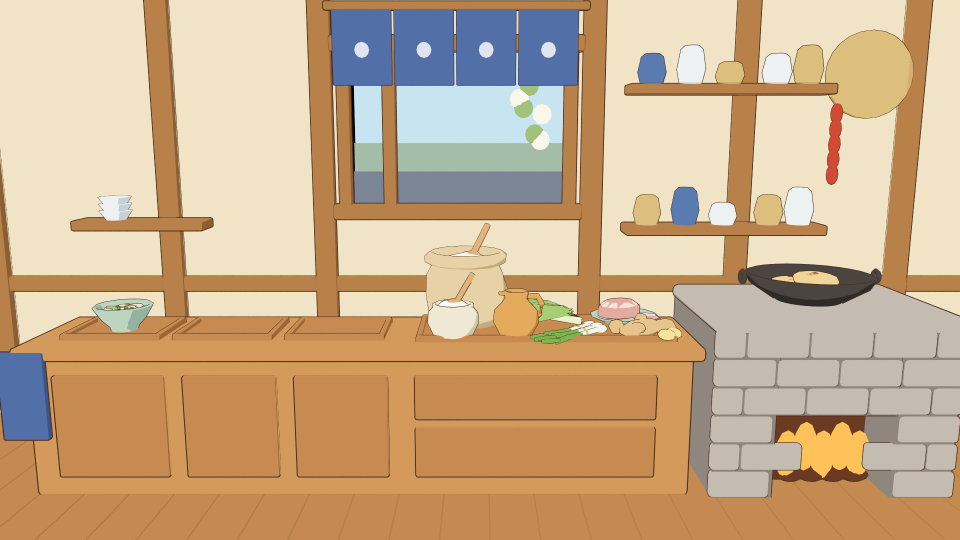
#> input picture WhiteModel/StyleTest/A_cook.png, 1920 x 1080 px (shown at 1/2 size)
$ python paint_filter.py StyleTest/A_cook.png
#> lines starting #> are read from the running program, lines starting #| are printed output that depends on the picture
"""Style test B: a painterly (水彩手绘) finish for 三渲二 renders, to bring the 3D hall closer to the
painted kitchen art (背景.png / 案台.png). Screen-space only, so it can become a full-screen effect
in Unity later: the wash drifts a little against the ink, pigment granulates and pools at the edges
of each colour area, the ink softens and warms, dappled light falls across the picture, and it is
all printed on warm paper.

    python paint_filter.py <in.png> <out.png> [--bg #f3e6cc] [--strength 1.0]
RGBA input is composited over the background colour first.
"""
import sys

import numpy as np
from PIL import Image

rng = np.random.default_rng(11)


def box(a, r):
    k = 2 * r + 1
    rest = [(0, 0)] * (a.ndim - 2)
    a = np.pad(a, [(r + 1, r), (0, 0)] + rest, mode='edge').cumsum(0)
    a = (a[k:] - a[:-k]) / k
    a = np.pad(a, [(0, 0), (r + 1, r)] + rest, mode='edge').cumsum(1)
    return (a[:, k:] - a[:, :-k]) / k


def blur(a, sigma):
    r = max(1, round((np.sqrt(4 * sigma * sigma + 1) - 1) / 2))
    for _ in range(3):
        a = box(a, r)
    return a


def noise(h, w, scale, seed):
    g = np.random.default_rng(seed).random((h // scale + 2, w // scale + 2)).astype(np.float32)
    im = Image.fromarray((g * 255).astype(np.uint8)).resize((w + 2 * scale, h + 2 * scale), Image.BICUBIC)
    return np.asarray(im, dtype=np.float32)[scale:scale + h, scale:scale + w] / 255


# [15 lines left out: function paper_only, not called in this run]


def paint(img, bg=(243, 230, 204), strength=1.0):
#> called with bg = (243, 230, 204), strength = 1
    im = img.convert('RGBA')
    base = Image.new('RGBA', im.size, bg + (255,))
    base.alpha_composite(im)
    a = np.asarray(base.convert('RGB'), dtype=np.float32) / 255
    h, w, _ = a.shape
#> h = 1080; w = 1920
    s = strength * max(1.0, w / 1920)
#> s = 1

    lum = a @ np.array([0.3, 0.59, 0.11], dtype=np.float32)
    ink = np.clip((0.33 - lum) / 0.12, 0, 1)                      # the dark outline pixels
    ink = np.maximum(ink, 0.0)

    # colour wash: lines painted out, then a soft, slightly wobbling wash
    wash = a.copy()
    fill = blur(a * (1 - ink[..., None]), 2.5 * s) / np.maximum(blur(1 - ink, 2.5 * s), 1e-3)[..., None]
#> after the loop in blur, `for _ in range(3):`:
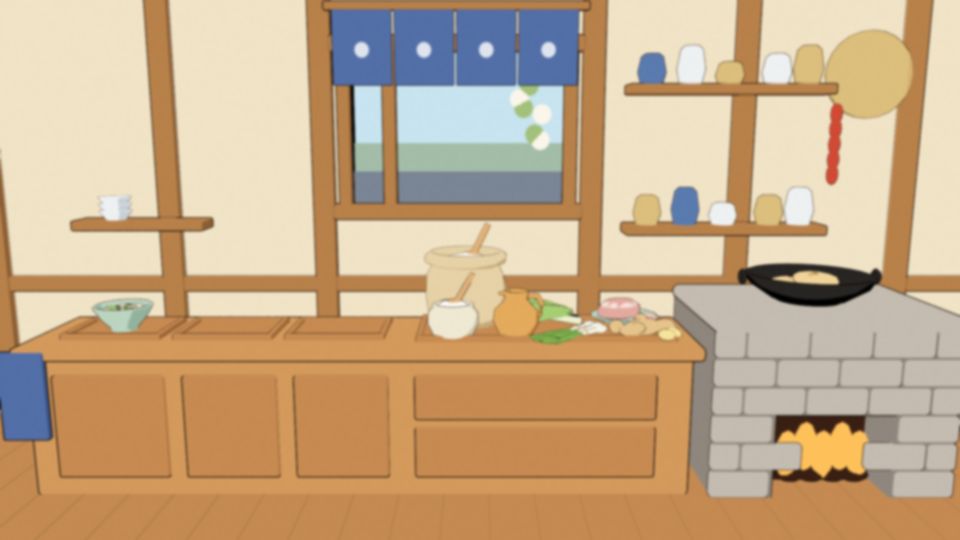
#> a: shape (1080, 1920, 3) float32 (shown at 1/2 size); mean of channels 0, 1, 2 0.78, 0.663, 0.539; drawn as R, G, B
#> the loop in blur (call 2), `for _ in range(3):` made 3 passes
#> pass 1, in box (call 4), `a = np.pad(a, [(0, 0), (r + 1, r)] + rest, mode='edge').cumsum(1)`:
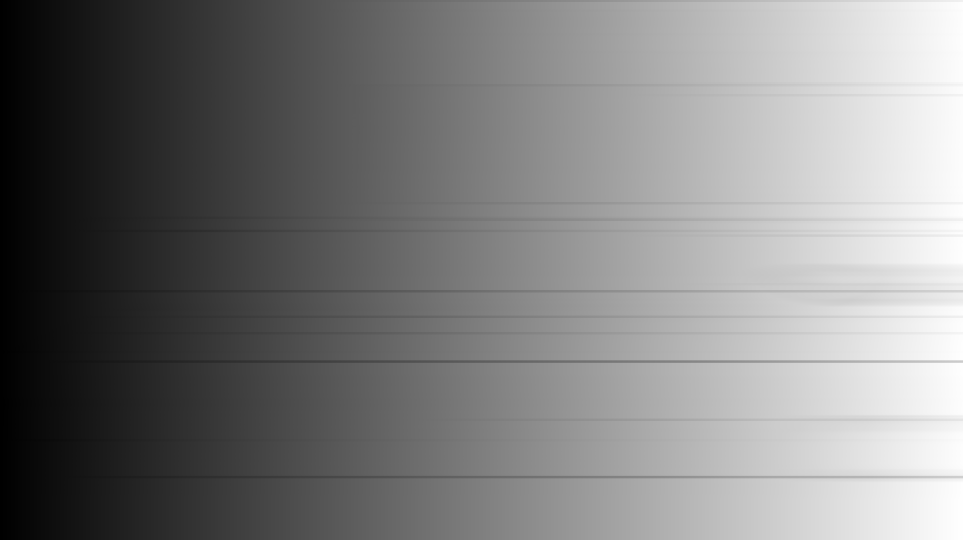
#> a: shape (1080, 1925) float32 (shown at 1/2 size); min 0.0902, max 1925, mean 951; drawn with min black and max white
    wash = wash * (1 - ink[..., None]) + fill * ink[..., None]
    dx = (noise(h, w, int(90 * s), 1) - 0.5) * 5 * s
    dy = (noise(h, w, int(90 * s), 2) - 0.5) * 5 * s
    yy, xx = np.mgrid[0:h, 0:w].astype(np.float32)
    xi = np.clip((xx + dx).round().astype(int), 0, w - 1)
    yi = np.clip((yy + dy).round().astype(int), 0, h - 1)
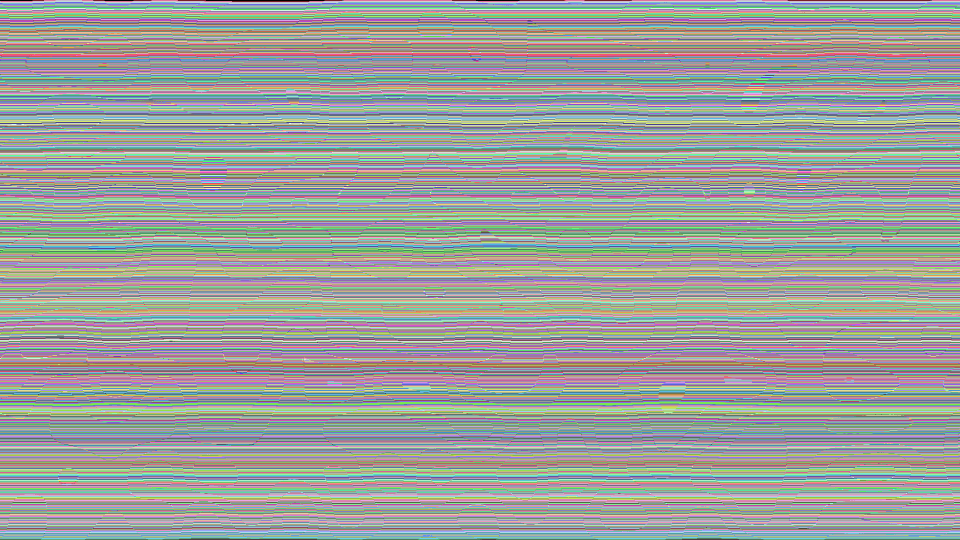
#> yi: shape (1080, 1920) int64 (shown at 1/2 size); 1080 distinct labels, from 0 to 1079; one colour per label, 0 black
    wash = wash[yi, xi]
    wash = blur(wash, 1.2 * s)

    # pigment pools at the edge of each colour area, and granulates
    soft = blur(wash, 6 * s)
    edge = np.clip(np.abs(wash - soft).sum(-1) * 2.2, 0, 1)
    wash = wash * (1 - 0.22 * edge[..., None])
    gran = noise(h, w, max(2, int(3 * s)), 3) * 0.6 + noise(h, w, int(18 * s), 4) * 0.4
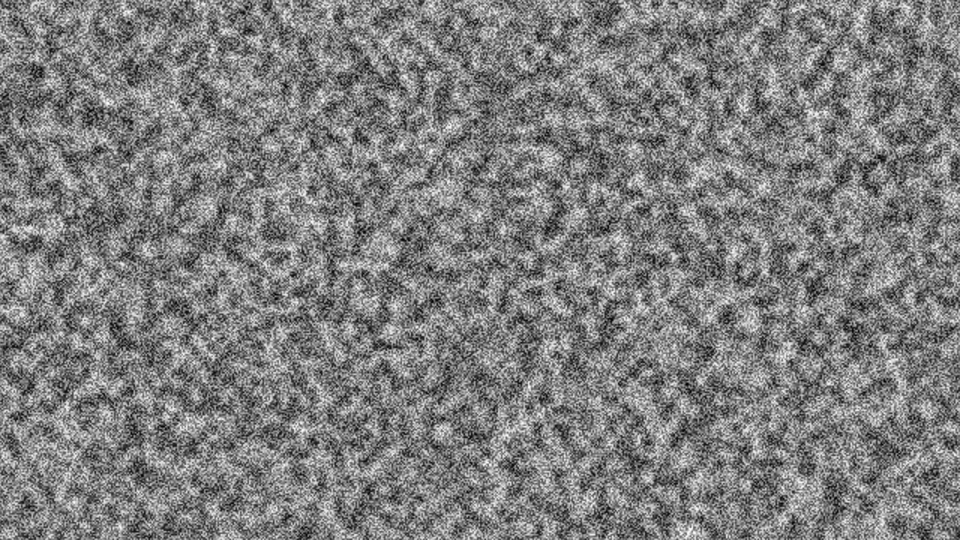
#> gran: shape (1080, 1920) float32 (shown at 1/2 size); min 0, max 1, mean 0.498
    wash = wash * (0.93 + 0.1 * gran[..., None])
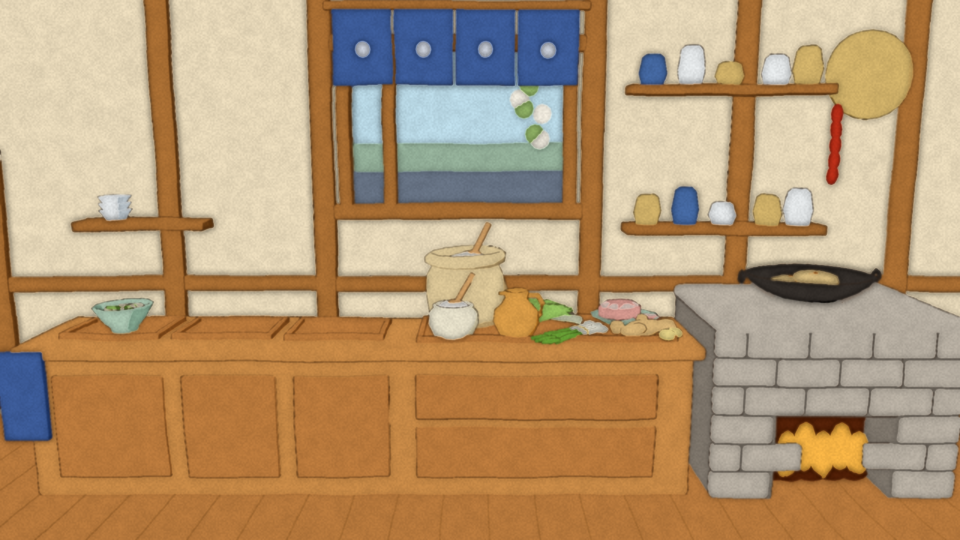
#> wash: shape (1080, 1920, 3) float32 (shown at 1/2 size); mean of channels 0, 1, 2 0.755, 0.645, 0.518; drawn with min black and max white

    # dappled sunlight from the upper left, like the leaf shadows in the painting
    dapple = noise(h, w, int(60 * s), 5)
#> in noise (call 5), `im = Image.fromarray((g * 255).astype(np.uint8)).resize((w + 2 * scale..`:
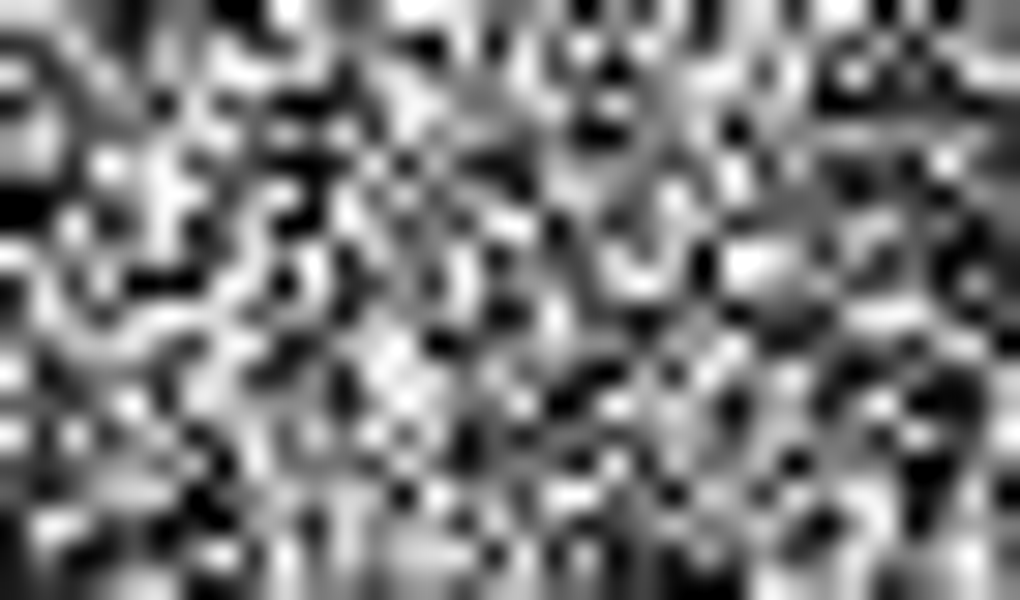
#> im: PIL image 2040x1200 L (shown at 1/2 size); min 0, max 255, mean 122.2
#> in noise (call 5), `return np.asarray(im, dtype=np.float32)[scale:scale + h, scale:scale +..`:
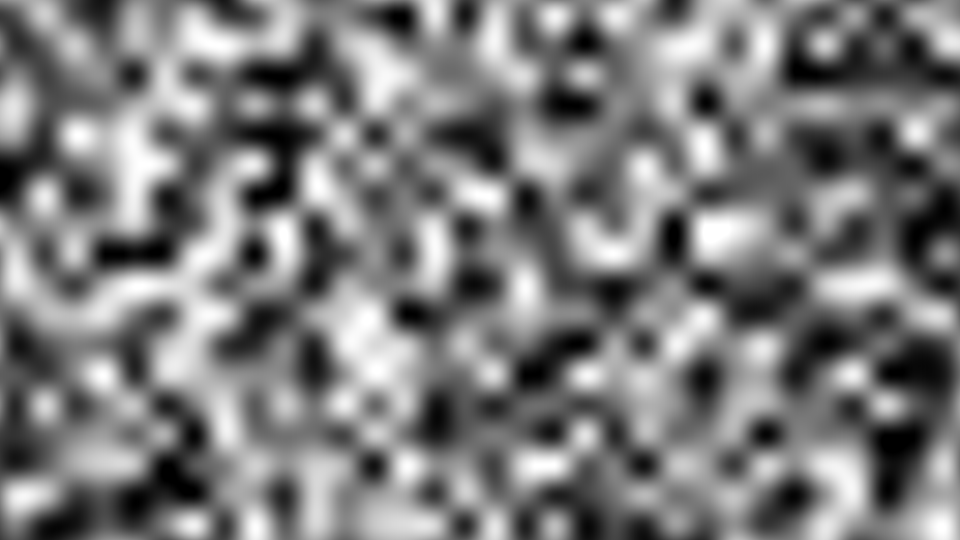
#> returned value: shape (1080, 1920) float32 (shown at 1/2 size); min 0, max 1, mean 0.485
    dapple = np.clip((dapple - 0.45) * 3, 0, 1)
    ramp = np.clip(1.2 - (xx / w) * 0.7 - (yy / h) * 0.5, 0, 1)
    wash = wash * (1 + 0.1 * (dapple * ramp)[..., None]) + np.array([0.035, 0.02, 0.0]) * (dapple * ramp)[..., None]

    # warm the whole picture a touch, like the kitchen art
    wash = wash * np.array([1.03, 1.0, 0.94])

    # ink: softened, a little broken, warm brown
    ink_soft = np.clip(blur(ink, 0.8 * s) * 1.25, 0, 1) * (0.8 + 0.2 * noise(h, w, int(6 * s), 6))
    ink_col = np.array([0.33, 0.22, 0.15], dtype=np.float32)
    out = wash * (1 - ink_soft[..., None] * 0.9) + ink_col * ink_soft[..., None] * 0.9

    # paper grain over everything
    paper = noise(h, w, 2, 7) * 0.5 + noise(h, w, 7, 8) * 0.5
    out = out * (0.95 + 0.07 * paper[..., None])
    return Image.fromarray((np.clip(out, 0, 1) * 255).astype(np.uint8))


if __name__ == '__main__':
    args = sys.argv[1:]
    bg = (243, 230, 204)
    strength = 1.0
    if '--bg' in args:
        h_ = args[args.index('--bg') + 1].lstrip('#')
        bg = tuple(int(h_[i:i + 2], 16) for i in (0, 2, 4))
    if '--strength' in args:
        strength = float(args[args.index('--strength') + 1])
#> (the run stopped early here; a loop or call above may not have finished)

$ run again, on WhiteModel/StyleTest/C_cook.png
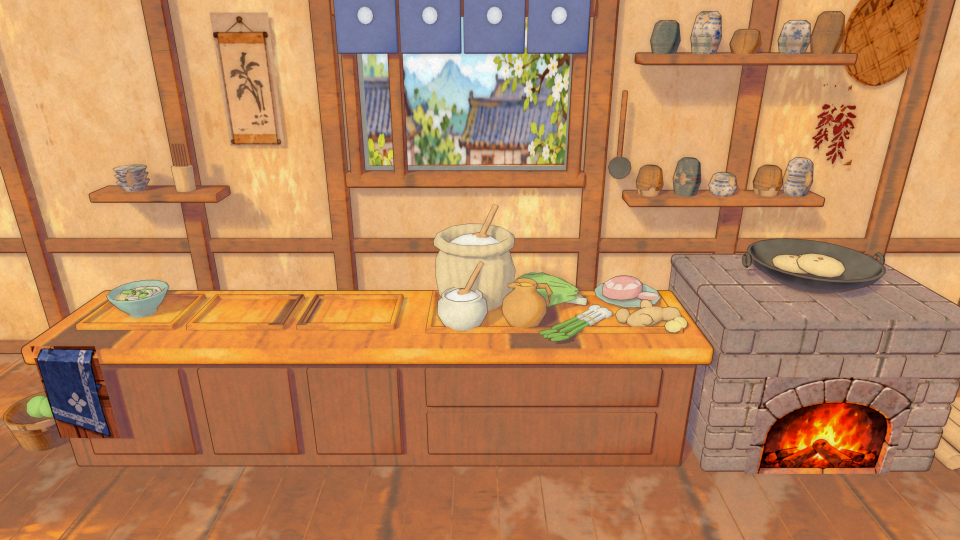
#> input picture WhiteModel/StyleTest/C_cook.png, 1920 x 1080 px (shown at 1/2 size)
#> the loop in blur (call 2), `for _ in range(3):` made 3 passes
#> pass 1, in box (call 4), `a = np.pad(a, [(0, 0), (r + 1, r)] + rest, mode='edge').cumsum(1)`:
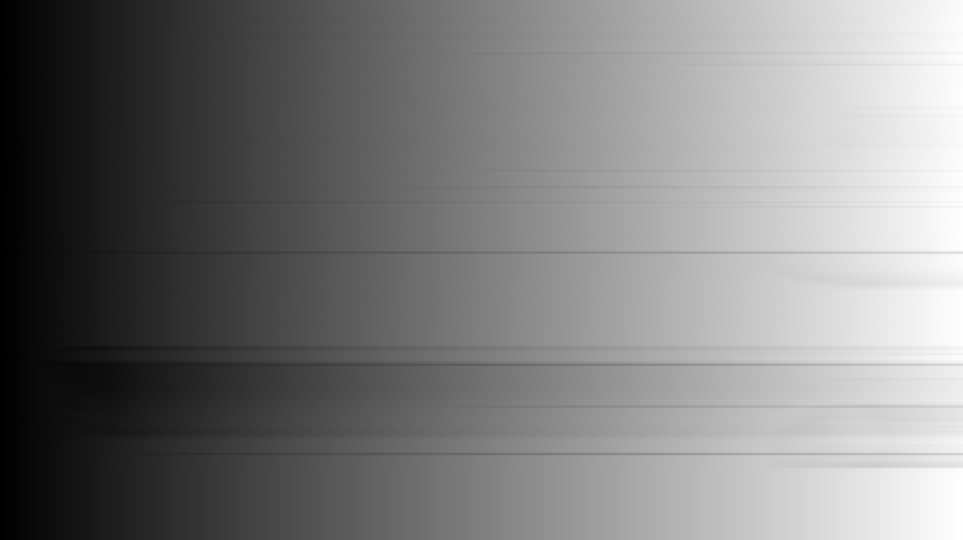
#> a: shape (1080, 1925) float32 (shown at 1/2 size); min 0.639, max 1925, mean 942.2; drawn with min black and max white
#> in paint, `fill = blur(a * (1 - ink[..., None]), 2.5 * s) / np.maximum(blur(1 - i..`:
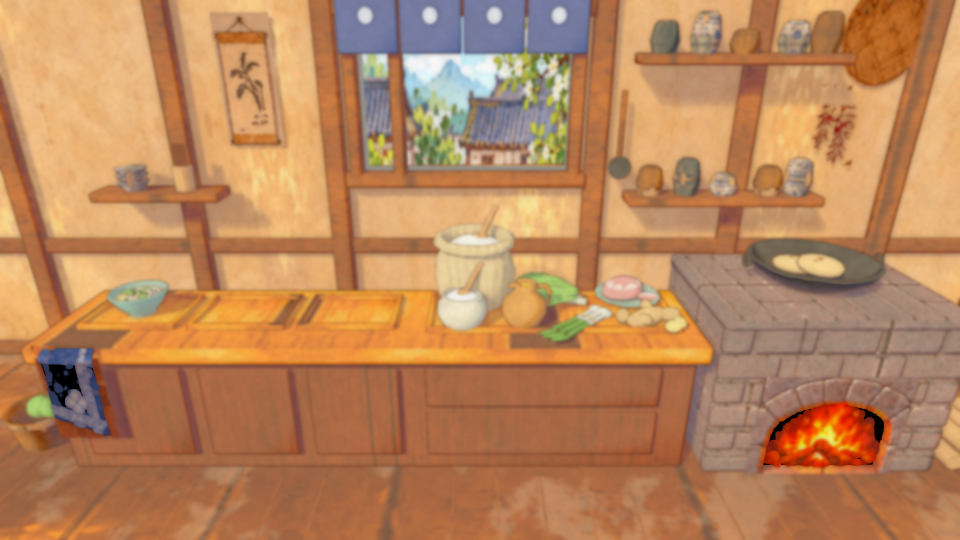
#> fill: shape (1080, 1920, 3) float32 (shown at 1/2 size); mean R, G, B 0.725, 0.524, 0.359
#> yi: shape (1080, 1920) int64; 1080 distinct labels, from 0 to 1079

$ run again, on WhiteModel/StyleTest/C_hall.png
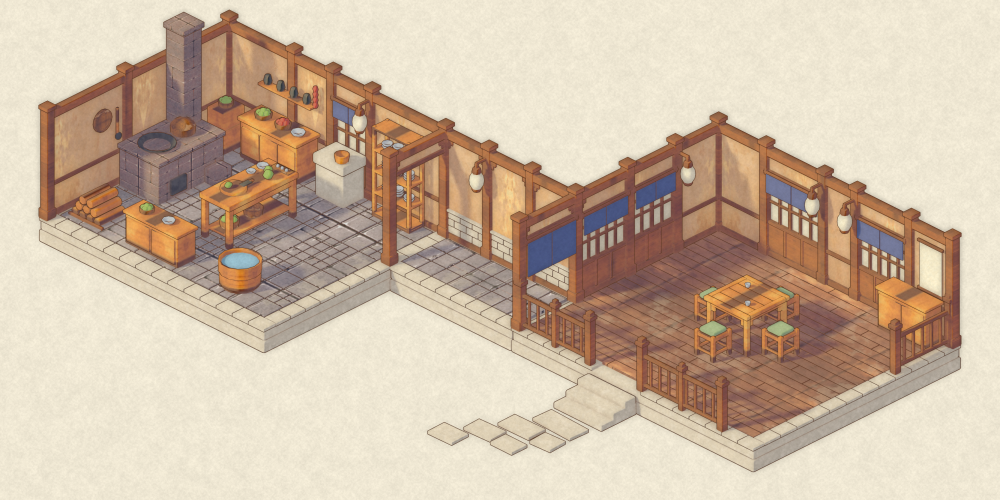
#> input picture WhiteModel/StyleTest/C_hall.png, 2000 x 1000 px (shown at 1/2 size)
#> the loop in blur (call 2), `for _ in range(3):` made 3 passes
#> pass 1, in box (call 4), `a = np.pad(a, [(0, 0), (r + 1, r)] + rest, mode='edge').cumsum(1)`:
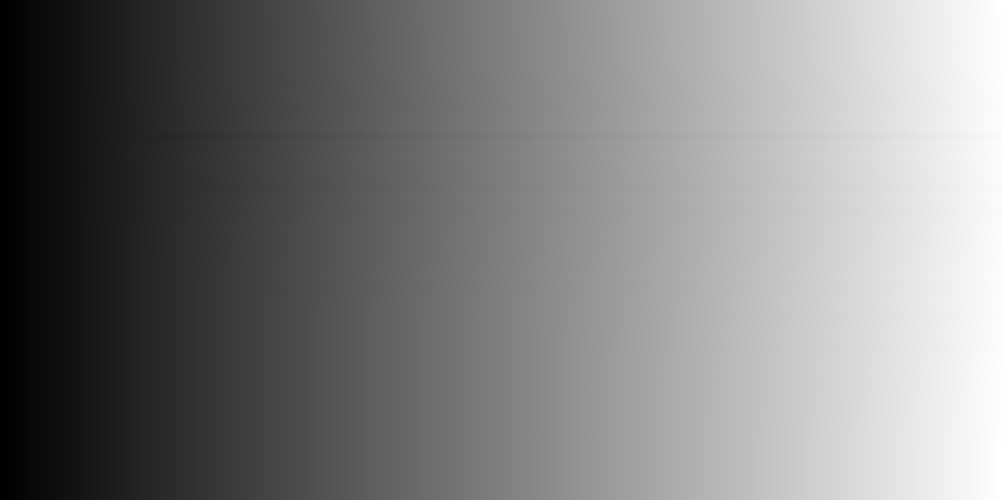
#> a: shape (1000, 2005) float32 (shown at 1/2 size); min 1, max 2005, mean 997.3; drawn with min black and max white
#> yi: shape (1000, 2000) int64; 1000 distinct labels, from 0 to 999
#> in paint, `wash = wash * (1 - 0.22 * edge[..., None])`:
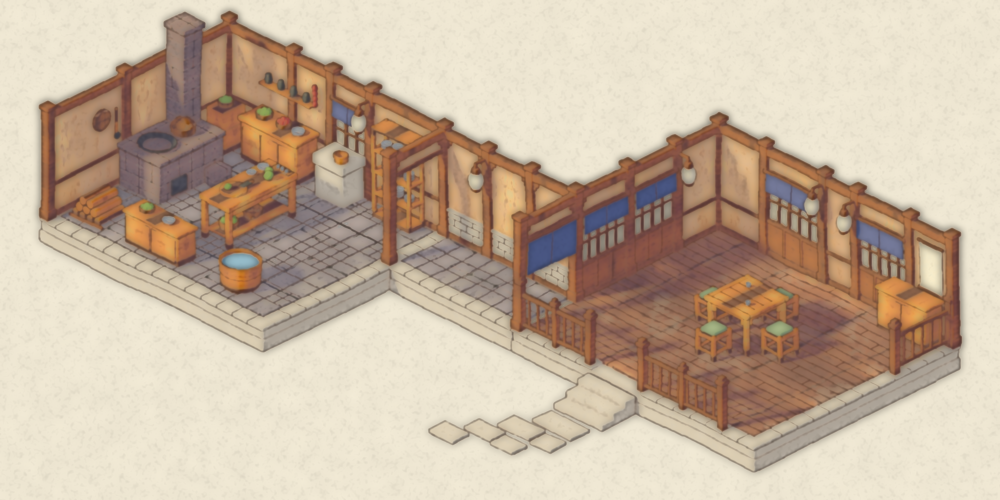
#> wash: shape (1000, 2000, 3) float32 (shown at 1/2 size); mean of channels 0, 1, 2 0.777, 0.702, 0.626; drawn as R, G, B

$ run again, on WhiteModel/StyleTest/compare_cook_ABC.png
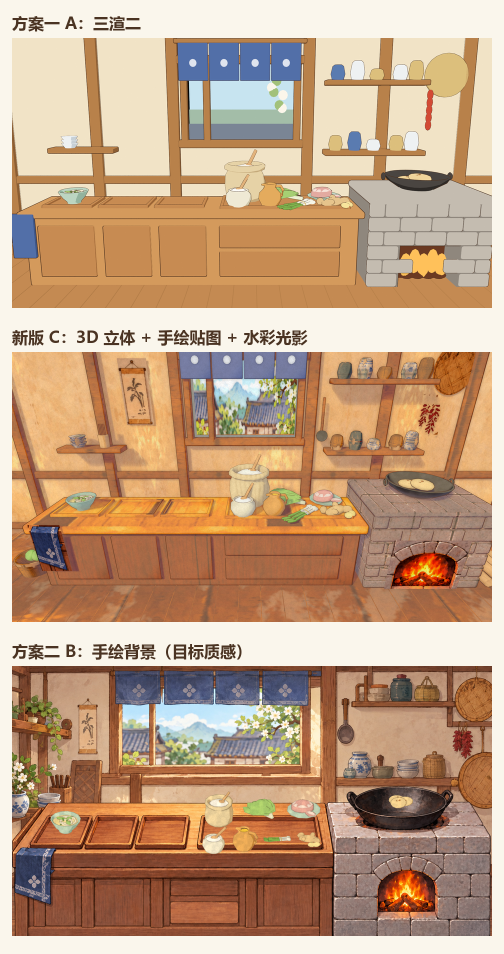
#> input picture WhiteModel/StyleTest/compare_cook_ABC.png, 1008 x 1908 px (shown at 1/2 size)
#> yi: shape (1908, 1008) int64; 1908 distinct labels, from 0 to 1907
#> in paint, `gran = noise(h, w, max(2, int(3 * s)), 3) * 0.6 + noise(h, w, int(18 *..`:
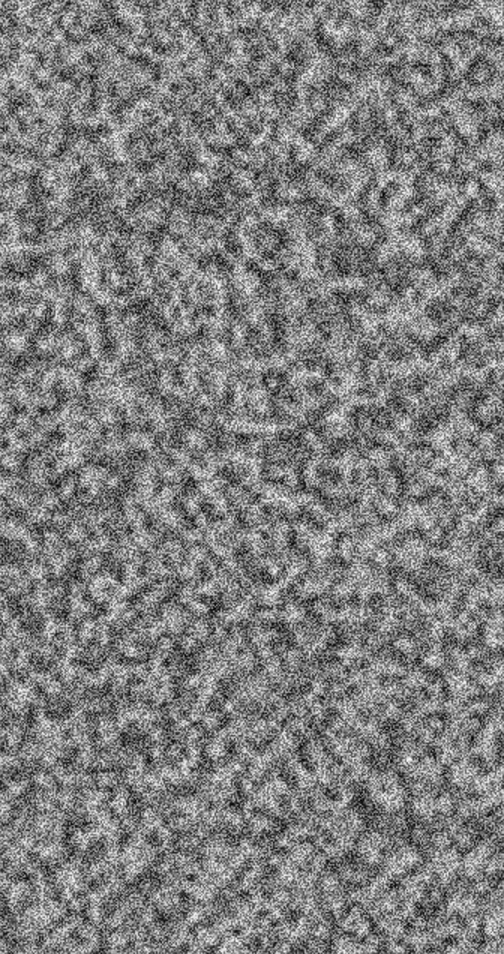
#> gran: shape (1908, 1008) float32 (shown at 1/2 size); min 0, max 1, mean 0.498
